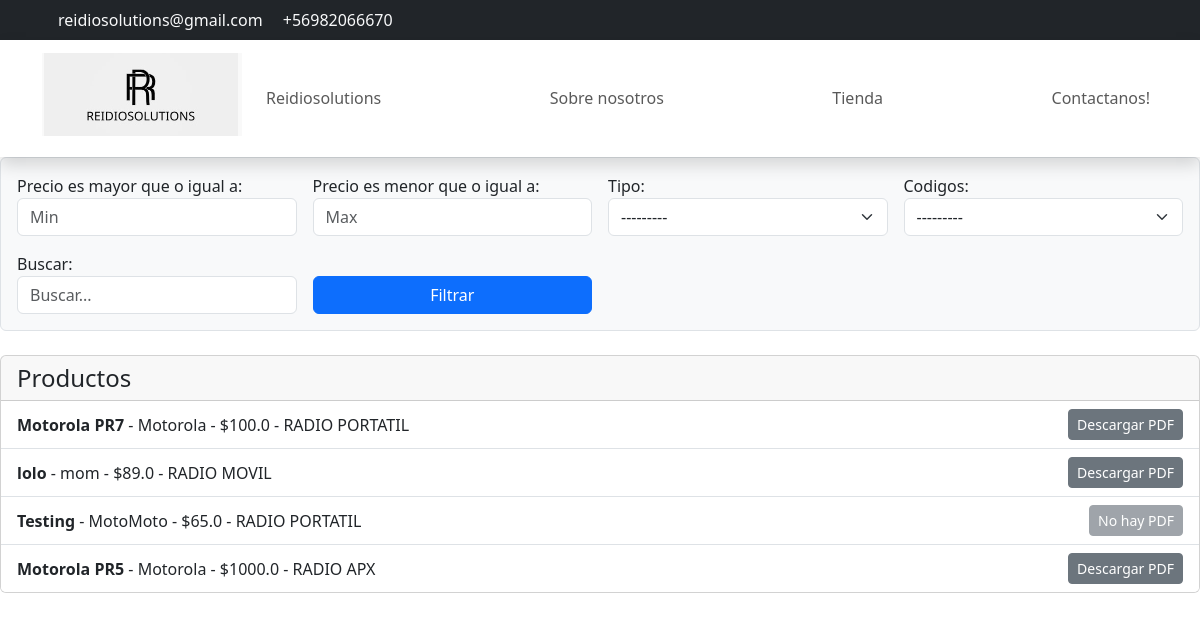
The page /SearchProductos/ on the database its author committed.
### Core/models.py (models this page shows, shortened)
class Producto(models.Model):
    TipoProd= [
        ("RADIO MOVIL","Movil"),
        ("RADIO PORTATIL","Portatil"),
        ("RADIO APX","APX")
    ]
    CodigosProd= [
        ("PR7","R7"),
        ("PR2","R2"),
        ("PR5","DEP550"),
        ('PR3', 'EP350'),
        ('M8e', '8500e'),
        ('M5e', '5000e'),
        ('M8', 'DGM8000'),
        ('M5', 'DEM500'),
        ('APX0', 'APX'),
        ('APX2', 'APX'),
        ('APX1', 'APX'),
    ]
    ProductID = models.AutoField(primary_key=True, verbose_name='ProductID')
    Creado_por = models.ForeignKey(
        settings.AUTH_USER_MODEL,
        on_delete=models.CASCADE,
    )
    Nombre = models.CharField(verbose_name="Nombre del producto", max_length=60)
    Cantidad = models.SmallIntegerField(verbose_name="Cantidad de producto", validators=[MinValueValidator(1)])
    Codigos= models.ForeignKey(
        CodigosProductos,
        to_field='ProductoCodigo',
        related_name='ProductCodigo',
        on_delete=models.CASCADE,
    )
    Tipo = models.ForeignKey(
        TipoProductos,
        to_field='TipoProducto',
        related_name='ProductTipo',
        on_delete=models.CASCADE,
    )
    Marca = models.CharField(verbose_name="Marca del producto", max_length=60)
    Imagen = models.ImageField(null=True, blank=True, upload_to="imagenes/")
    pdf_file = models.FileField(
        upload_to='productos/excel/', null=True, blank=True,
        verbose_name="Archivo Excel"
    )
    Precio = models.FloatField(verbose_name='Precio', null=False)
    Creado_el = models.DateTimeField(verbose_name='Fecha de creacion', auto_now_add=True)
    Modificado_el = models.DateTimeField(verbose_name='Fecha de Modificacion', auto_now_add=True)

class TipoProductos(models.Model):
    TipoProd= [
        ("RADIO MOVIL","Movil"),
        ("RADIO PORTATIL","Portatil"),
        ("RADIO APX","APX")
    ]
    TipoID = models.BigAutoField(verbose_name='TipoID', primary_key=True)
    TipoProducto = models.CharField(verbose_name='Tipo de Producto', choices=TipoProd, max_length=40, unique=True)
    def __str__(self):
        return self.TipoProducto

### Core/views.py (the view)
# urls.py: path('SearchProductos/', ListaProductosView.as_view(), name='SearchProductos'),
class ListaProductosView(FilterView):
    model = Producto
    template_name = 'tienda/lista_products.html'
    filterset_class = ProductFilter
    context_object_name = 'productos'

### Core/models.py (called while the page is built)
    def __str__(self):
        return self.ProductoCodigo

### Core/templates/Tienda/lista_products.html (shortened to what this page needs)
{% load static %}
<!DOCTYPE html>
<html lang="en">
<head>
    <link href="https://cdn.jsdelivr.net/npm/bootstrap@5.3.0-alpha3/dist/css/bootstrap.min.css" rel="stylesheet">
</head>
<body>
    <nav class="navbar navbar-expand-lg bg-dark navbar-light d-none d-lg-block" id="templatemo_nav_top">
        <div class="container text-light">
            <div class="w-100 d-flex justify-content-between">
                <div>
                    <a class="navbar-sm-brand text-light text-decoration-none"
                        href="mailto:info@company.com">reidiosolutions@gmail.com</a>
                    <a class="navbar-sm-brand text-light text-decoration-none" href="tel:010-020-0340">+56982066670</a>
                </div>
                <div>
                    <a class="text-light" href="https://www.facebook.com/people/ReidioSolutions/61553508162290/"
                        target="_blank" rel="sponsored"></a>
                    <a class="text-light" href="https://www.instagram.com/reidiosolutions/" target="_blank"></a>
                    <a class="text-light" href="https://twitter.com/reidiosolutions" target="_blank"></a>
                </div>
            </div>
        </div>
    </nav>
    <nav class="navbar navbar-expand-lg navbar-light shadow">
        <div class="container d-flex justify-content-between align-items-center">
            <a class="navbar-brand text-success logo h1 align-self-center" href="{% url 'home'%}">
                <img src="/static/img/reidiosolutionszz.jpg" alt="Reidiosolutions" style="width: 200px; height: auto; ">
            </a>
            <div class="align-self-center collapse navbar-collapse flex-fill  d-lg-flex justify-content-lg-between"
                id="templatemo_main_nav">
                <div class="flex-fill">
                    <ul class="nav navbar-nav d-flex justify-content-between mx-lg-auto">
                        <li class="nav-item">
                            <a class="nav-link" href="{% url 'home'%}">Reidiosolutions</a>
                        </li>
                        <li class="nav-item">
                            <a class="nav-link" href="{% url 'aboutus' %}">Sobre nosotros</a>
                        </li>
                        <li class="nav-item">
                            <a class="nav-link" href="{% url 'Catalogo'%}">Tienda</a>
                        </li>
                        <li class="nav-item">
                            <a class="nav-link" href="{%url 'contact'%}">Contactanos!</a>
                        </li>
                    </ul>
                </div>
            </div>
        </div>
    </nav>
    <form method="get" class="mb-4 p-3 border rounded bg-light">
        <div class="row g-3">
            {% for field in filter.form %}
                <div class="col-md-3">
                    <div class="form-group">
                        {{ field.label_tag }}
                        {{ field }}
                    </div>
                </div>
            {% endfor %}
            <div class="col-md-3 d-flex align-items-end">
                <button type="submit" class="btn btn-primary w-100">Filtrar</button>
            </div>
        </div>
    </form>
    <div class="card">
        <div class="card-header">
            <h4 class="mb-0">Productos</h4>
        </div>
        <ul class="list-group list-group-flush">
            {% for producto in productos %}
                <li class="list-group-item d-flex justify-content-between align-items-center">
                    <div>
                        <strong>{{ producto.Nombre }}</strong> - {{ producto.Marca }} - ${{ producto.Precio }} - {{ producto.Tipo.TipoProducto }}
                    </div>
                    <div class="btn-group">
                        {% if producto.pdf_file %}
                            <a href="{% url 'download_pdf' producto.ProductID %}" class="btn btn-secondary btn-sm">Descargar PDF</a>
                        {% else %}
                            <button class="btn btn-secondary btn-sm" disabled>No hay PDF</button>
                        {% endif %}
                    </div>
                </li>
            {% empty %}
                <li class="list-group-item">No se encontraron productos.</li>
            {% endfor %}
        </ul>
    </div>
</body>
</html>

### rows shown on the page
Producto: Nombre "Motorola PR7", Marca "Motorola", Precio "100.0", Tipo.TipoProducto "RADIO PORTATIL", shows "Descargar PDF"
Producto: Nombre "lolo", Marca "mom", Precio "89.0", Tipo.TipoProducto "RADIO MOVIL", shows "Descargar PDF"
Producto: Nombre "Testing", Marca "MotoMoto", Precio "65.0", Tipo.TipoProducto "RADIO PORTATIL", pdf_file "No hay PDF"
Producto: Nombre "Motorola PR5", Marca "Motorola", Precio "1000.0", Tipo.TipoProducto "RADIO APX", shows "Descargar PDF"

### other values the page prints
{{ field.label_tag }} "Precio es mayor que o igual a:" "Precio es menor que o igual a:" "Tipo:" "Codigos:" "Buscar:"
